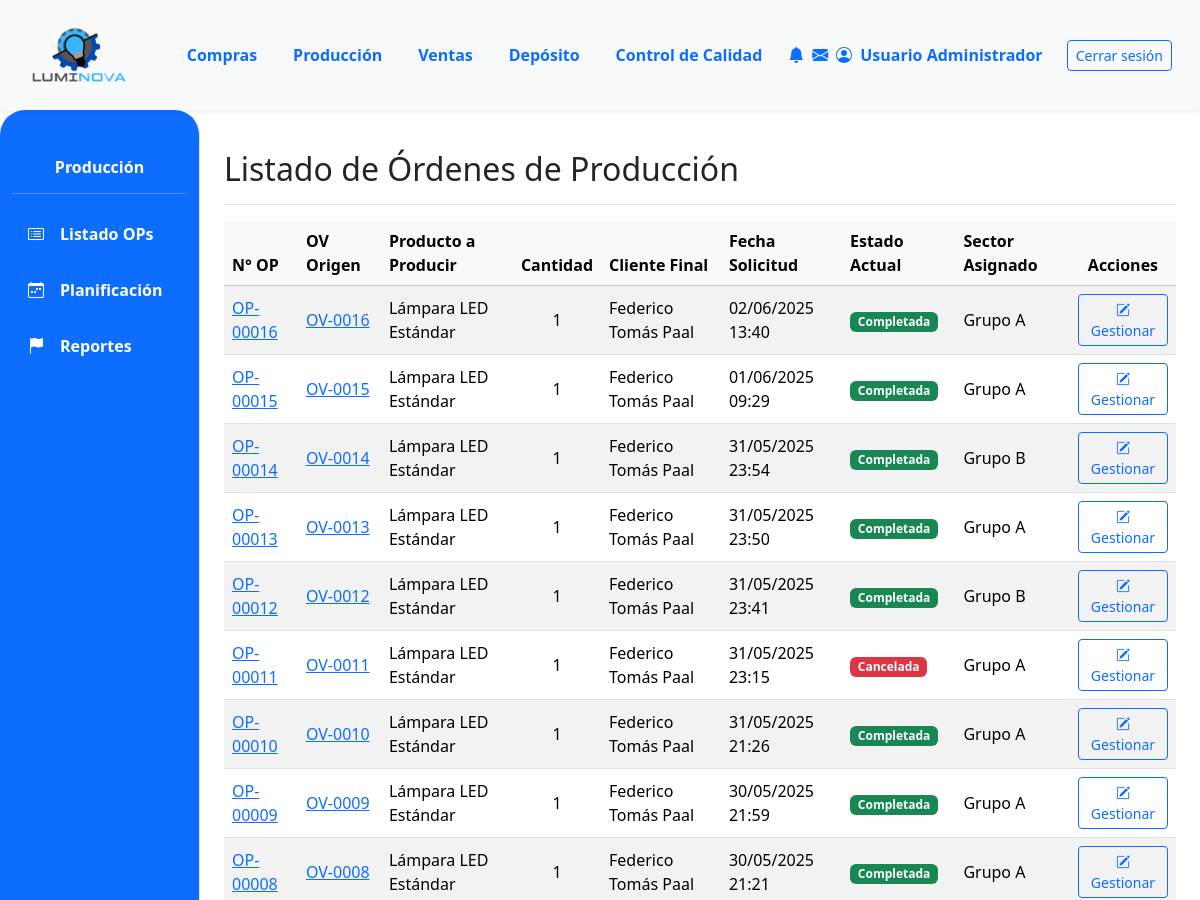
The app's page /produccion/ (signed in, upper part), older data.
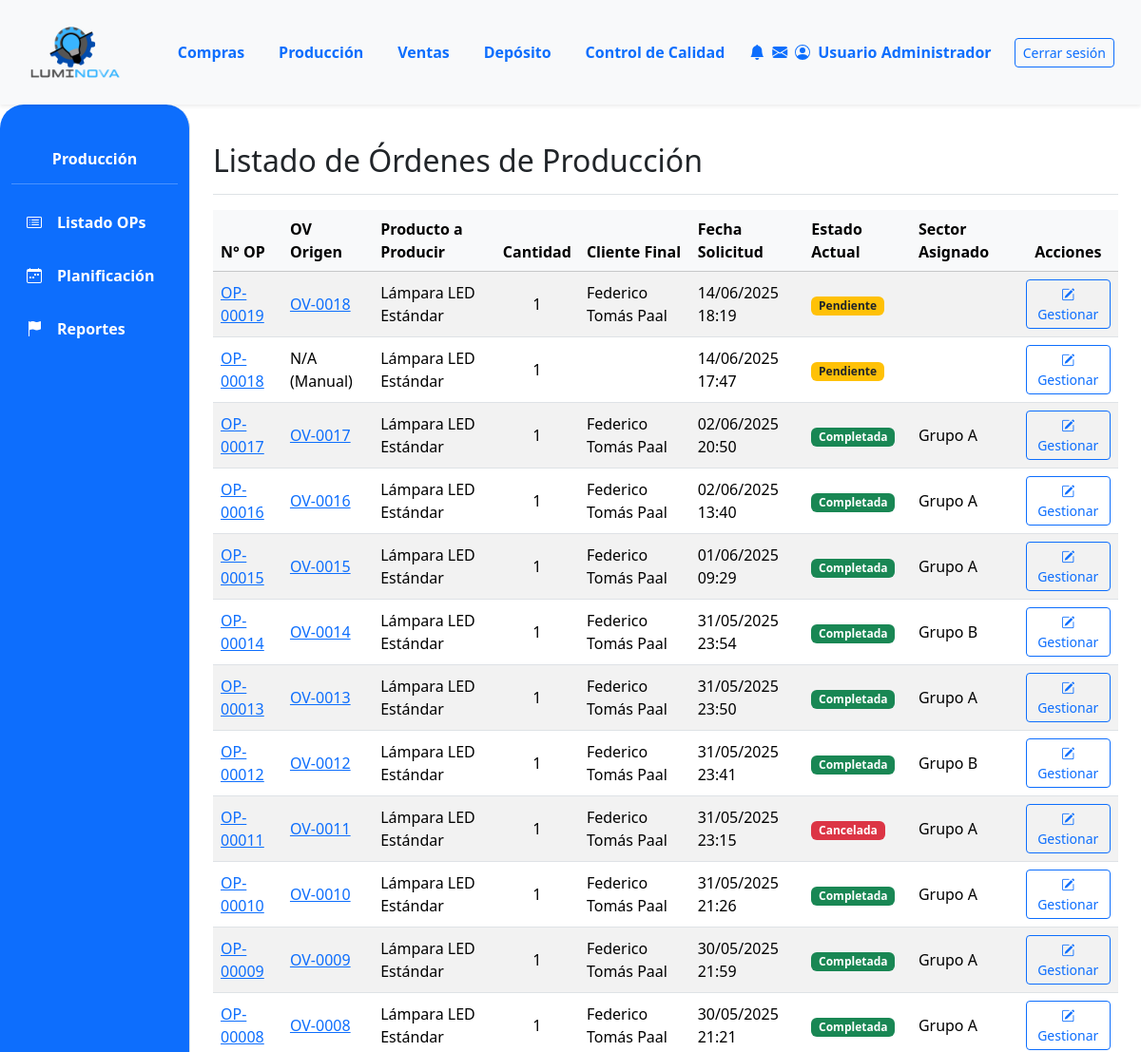
The same page, newer data.
### App_LUMINOVA/models.py (models this page shows, shortened)
class OrdenProduccion(models.Model):
    numero_op = models.CharField(
        max_length=20, unique=True, verbose_name="N° Orden de Producción"
    )  # Cambiado de numero_orden
    orden_venta_origen = models.ForeignKey(
        OrdenVenta,
        on_delete=models.SET_NULL,
        null=True,
        blank=True,
        related_name="ops_generadas",
    )
    producto_a_producir = models.ForeignKey(
        ProductoTerminado, on_delete=models.PROTECT, related_name="ordenes_produccion"
    )  # Cambiado related_name
    cantidad_a_producir = models.PositiveIntegerField()  # Cambiado de cantidad_prod
    estado_op = models.ForeignKey(
        EstadoOrden,
        on_delete=models.SET_NULL,
        null=True,
        blank=True,
        related_name="ops_estado",
    )
    estado_op = models.ForeignKey(
        EstadoOrden,
        on_delete=models.SET_NULL,
        null=True,
        blank=True,
        related_name="ops_estado",
    )  # Cambiado related_name
    fecha_solicitud = models.DateTimeField(default=timezone.now)  # Añadido
    fecha_inicio_real = models.DateTimeField(null=True, blank=True)
    fecha_inicio_planificada = models.DateField(
        null=True, blank=True
    )  # Cambiado de fecha_inicio
    fecha_fin_real = models.DateTimeField(null=True, blank=True)
    fecha_fin_planificada = models.DateField(null=True, blank=True)  # Añadido
    sector_asignado_op = models.ForeignKey(
        SectorAsignado,
        on_delete=models.SET_NULL,
        null=True,
        blank=True,
        related_name="ops_sector",
    )  # Cambiado related_name
    notas = models.TextField(null=True, blank=True, verbose_name="Notas")  # Añadido
    def get_estado_op_display(self):  # Nombre del método que estás intentando llamar
        if self.estado_op:
            return self.estado_op.nombre
        return "Sin Estado Asignado"

class OrdenVenta(models.Model):  # NUEVO: Específico para Ventas
    ESTADO_CHOICES = [
        ("PENDIENTE", "Pendiente Confirmación"),
        ("CONFIRMADA", "Confirmada (Esperando Producción)"),
        ("INSUMOS_SOLICITADOS", "Insumos Solicitados"),
        ("PRODUCCION_INICIADA", "Producción Iniciada"),
        ("PRODUCCION_CON_PROBLEMAS", "Producción con Problemas"),
        ("LISTA_ENTREGA", "Lista para Entrega"),
        ("COMPLETADA", "Completada/Entregada"),
        ("CANCELADA", "Cancelada"),
    ]
    numero_ov = models.CharField(
        max_length=20, unique=True, verbose_name="N° Orden de Venta"
    )
    cliente = models.ForeignKey(
        Cliente, on_delete=models.PROTECT, related_name="ordenes_venta"
    )
    fecha_creacion = models.DateTimeField(default=timezone.now)
    estado = models.CharField(
        max_length=50, choices=ESTADO_CHOICES, default="PENDIENTE"
    )
    total_ov = models.DecimalField(
        max_digits=12, decimal_places=2, default=0.00, verbose_name="Total OV"
    )
    notas = models.TextField(blank=True, null=True)

class ProductoTerminado(models.Model):
    descripcion = models.CharField(max_length=255)  # Aumentado max_length
    categoria = models.ForeignKey(
        CategoriaProductoTerminado,
        on_delete=models.PROTECT,
        related_name="productos_terminados",
    )
    precio_unitario = models.DecimalField(max_digits=10, decimal_places=2, default=0.00)
    stock = models.IntegerField(default=0)
    modelo = models.CharField(max_length=50, blank=True, null=True)
    potencia = models.IntegerField(blank=True, null=True)
    acabado = models.CharField(max_length=50, blank=True, null=True)
    color_luz = models.CharField(max_length=50, blank=True, null=True)
    material = models.CharField(max_length=50, blank=True, null=True)
    imagen = models.ImageField(null=True, blank=True, upload_to="productos_terminados/")

class Cliente(models.Model):
    nombre = models.CharField(max_length=150, unique=True)  # Aumentado max_length
    direccion = models.TextField(blank=True)
    telefono = models.CharField(max_length=25, blank=True)  # Aumentado max_length
    email = models.EmailField(unique=True, null=True, blank=True)

class EstadoOrden(
    models.Model
):  # Renombrar a EstadoOrdenProduccion o similar si es solo para OP
    nombre = models.CharField(
        max_length=50, unique=True
    )  # Ej: Pendiente, En Proceso, Terminado

class SectorAsignado(
    models.Model
):  # También, si es para OP, `SectorProduccion` sería más claro.
    nombre = models.CharField(
        max_length=50, unique=True
    )  # Ej: Grupo A, Taller Principal

### App_LUMINOVA/views.py (the view)
# urls.py: path('produccion/', produccion_lista_op_view, name='produccion_principal'), # La lista de OPs es la vista principal
@login_required
def produccion_lista_op_view(request):
    ordenes_prod = OrdenProduccion.objects.select_related(
        'producto_a_producir__categoria',
        'orden_venta_origen__cliente', # Para obtener el cliente
        'estado_op', # Nombre del campo en tu modelo OP
        'sector_asignado_op'  # Nombre del campo en tu modelo OP
    ).order_by('-fecha_solicitud')
    context = {
        'ordenes_produccion_list': ordenes_prod,
        'titulo_seccion': 'Listado de Órdenes de Producción',
        'form_update_op': OrdenProduccionUpdateForm(), # Para el modal de edición
    }
    return render(request, 'produccion/produccion_lista_op.html', context)

### App_LUMINOVA/templates/produccion/produccion_lista_op.html (shortened to what this page needs)
{% extends 'padre.html' %}
{% load static %}
{% load django_bootstrap5 %}
{% block sidebar_content %}
    {% include 'produccion/produccion_sidebar.html' %}
{% endblock %}
{% block content %}
<div class="d-flex justify-content-between flex-wrap flex-md-nowrap align-items-center pt-3 pb-2 mb-3 border-bottom">
    <h1 class="h2">{{ titulo_seccion }}</h1>
</div>
<div class="table-responsive mt-3">
    <table class="table table-striped table-hover align-middle">
        <thead class="table-light ">
            <tr>
                <th class="color-thead">N° OP</th>
                <th class="color-thead">OV Origen</th>
                <th class="color-thead">Producto a Producir</th>
                <th class="color-thead text-center">Cantidad</th>
                <th class="color-thead">Cliente Final</th>
                <th class="color-thead">Fecha Solicitud</th>
                <th class="color-thead">Estado Actual</th>
                <th class="color-thead">Sector Asignado</th>
                <th class="color-thead text-center">Acciones</th>
            </tr>
        </thead>
        <tbody>
            {% for op in ordenes_produccion_list %}
            <tr id="op-{{ op.id }}"
                class="{% if op.estado_op and op.estado_op.nombre|lower == 'insumos recibidos' %}table-info-light{% endif %}">
                <td><a href="{% url 'App_LUMINOVA:produccion_detalle_op' op.id %}">{{ op.numero_op }}</a></td>
                <td>
                    {% if op.orden_venta_origen %}
                        <a href="{% url 'App_LUMINOVA:ventas_detalle_ov' op.orden_venta_origen.id %}">{{ op.orden_venta_origen.numero_ov }}</a>
                    {% else %}
                        N/A (Manual)
                    {% endif %}
                </td>
                <td>{{ op.producto_a_producir.descripcion|truncatechars:30|default:"PRODUCTO NO ASIGNADO" }}</td>
                <td class="text-center">{{ op.cantidad_a_producir }}</td>
                <td>{{ op.orden_venta_origen.cliente.nombre|default_if_none:"N/A" }}</td>
                <td>{{ op.fecha_solicitud|date:"d/m/Y H:i" }}</td>
                <td>
                    <span class="badge
                        {% if op.estado_op.nombre.lower == 'pendiente' %}bg-warning text-dark
                        {% elif op.estado_op.nombre.lower == 'insumos solicitados' %}bg-info text-dark
                        {% elif op.estado_op.nombre.lower == 'insumos recibidos' %}bg-primary-subtle text-primary-emphasis border border-primary-subtle
                        {% elif op.estado_op.nombre.lower == 'producción iniciada' %}bg-primary
                        {% elif op.estado_op.nombre.lower == 'en proceso' %}bg-primary
                        {% elif op.estado_op.nombre.lower == 'pausada' %}bg-secondary
                        {% elif op.estado_op.nombre.lower == 'completada' %}bg-success
                        {% elif op.estado_op.nombre.lower == 'cancelada' %}bg-danger
                        {% else %}bg-light text-dark{% endif %}">
                        {{ op.get_estado_op_display }}
                    </span>
                </td>
                <td>{{ op.sector_asignado_op.nombre|default_if_none:"No asignado" }}</td>
                <td class="text-center">
                    <a href="{% url 'App_LUMINOVA:produccion_detalle_op' op.id %}" class="btn btn-sm btn-outline-primary" title="Ver/Gestionar OP {{ op.numero_op }}">
                        <i class="bi bi-pencil-square"></i> <span class="d-none d-lg-inline">Gestionar</span>
                    </a>
                </td>
            </tr>
            {% empty %}
            <tr>
                <td colspan="9" class="text-center fst-italic text-muted">No hay órdenes de producción registradas.</td>
            </tr>
            {% endfor %}
        </tbody>
    </table>
</div>
{% endblock %}

Row changes from the older to the newer data that the page shows:
added OrdenProduccion: numero_op "OP-00019", orden_venta_origen.numero_ov "OV-0018", producto_a_producir.descripcion "Lámpara LED Estándar", cantidad_a_producir "1", orden_venta_origen.cliente.nombre "Federico Tomás Paal", fecha_solicitud "14/06/2025 18:19", estado_op "Pendiente"
added OrdenProduccion: numero_op "OP-00018", shows "N/A (Manual)", producto_a_producir.descripcion "Lámpara LED Estándar", cantidad_a_producir "1", fecha_solicitud "14/06/2025 17:47", estado_op "Pendiente"
added OrdenProduccion: numero_op "OP-00017", orden_venta_origen.numero_ov "OV-0017", producto_a_producir.descripcion "Lámpara LED Estándar", cantidad_a_producir "1", orden_venta_origen.cliente.nombre "Federico Tomás Paal", fecha_solicitud "02/06/2025 20:50", estado_op "Completada", sector_asignado_op.nombre "Grupo A"
